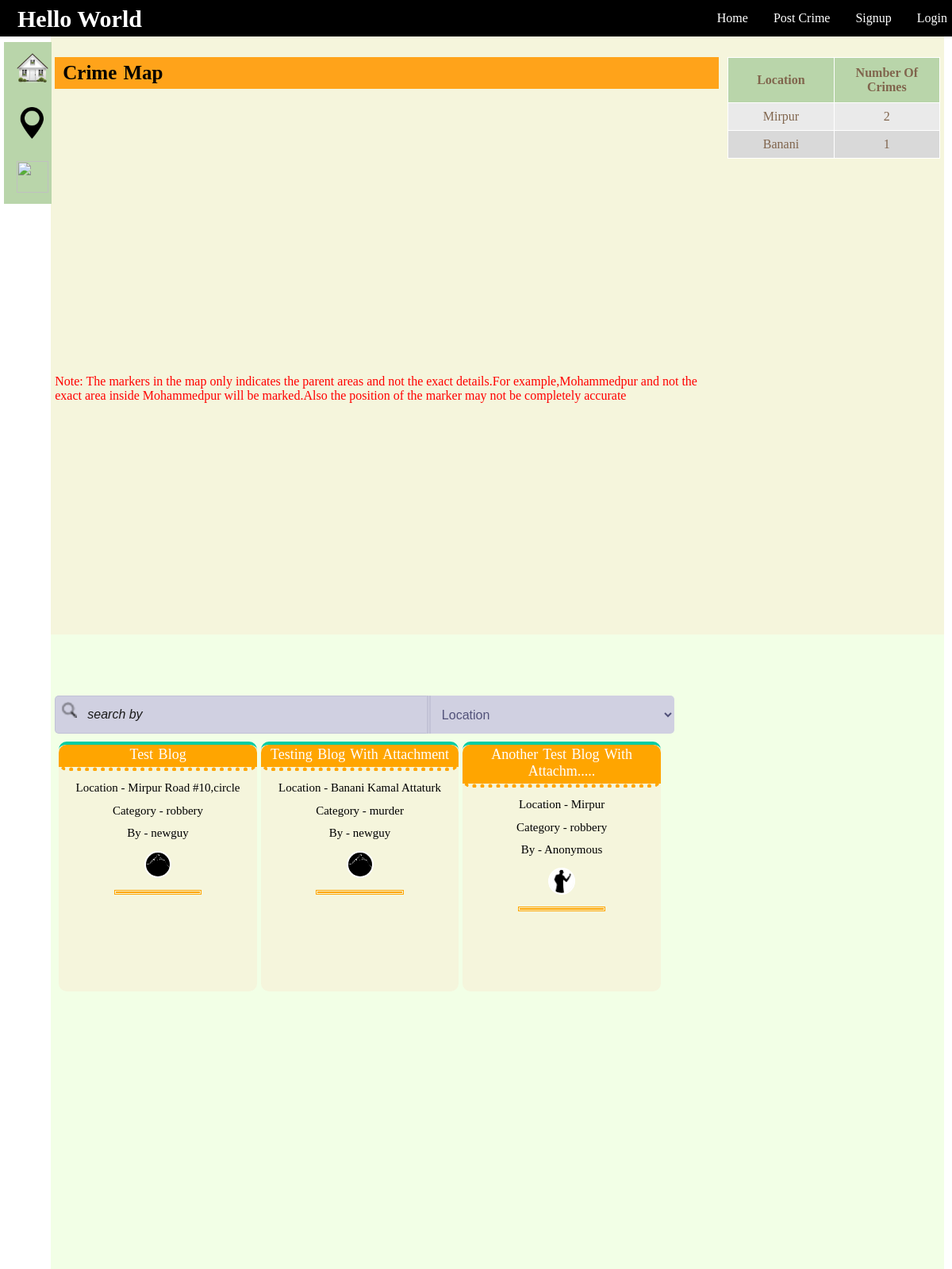
The page / on the database its author committed.
### tables this page shows
CREATE TABLE `location` (
  `loc_id` int(11) NOT NULL,
  `loc_name` varchar(50) DEFAULT NULL,
  `crimes` int(11) DEFAULT '0',
  `latitude` double DEFAULT NULL,
  `longitude` double DEFAULT NULL
);

CREATE TABLE `blogs` (
  `blog_id` int(11) NOT NULL,
  `title` varchar(100) DEFAULT NULL,
  `body` text,
  `datetime` varchar(70) DEFAULT NULL,
  `attachment` varchar(200) DEFAULT NULL,
  `blogger_id` int(11) DEFAULT NULL,
  `name_hidden` tinyint(1) DEFAULT NULL,
  `location` text,
  `category` varchar(50) DEFAULT NULL,
  `del` tinyint(1) DEFAULT '0'
);

CREATE TABLE `users` (
  `user_id` int(11) NOT NULL,
  `fname` varchar(80) DEFAULT NULL,
  `lname` varchar(80) DEFAULT NULL,
  `age` int(11) DEFAULT NULL,
  `bdate` varchar(11) DEFAULT NULL,
  `username` varchar(120) DEFAULT NULL,
  `email` varchar(50) DEFAULT NULL,
  `password` varchar(100) DEFAULT NULL,
  `pro_pic` varchar(180) DEFAULT NULL,
  `gender` varchar(20) DEFAULT NULL,
  `role` int(11) DEFAULT NULL,
  `del` tinyint(1) DEFAULT '0'
);

### Controllers/login_controller.php (called while the page is built, shortened)
<?php
class Login{
    protected $logged = false;
    function isLogged()
    {
        return $this->logged;
    }
}
 ?>

### Controllers/LocationController.php (called while the page is built, shortened)
<?php
require(get_include_path()."\Projects\aiub project\Models\LocationModel.php");
class LocationController{
    private $location;
    function LocationController()
    {
        $this->location = new LocationModel();
    }
    function getJSONLocations()
    {
        return $this->location->getLocationsJSON();
    }
}
 ?>

### Models/Models.php (called while the page is built, shortened)
<?php
class Models{
    public $server;
    public $user;
    public $pass;
    public $db;
    protected $conn;
    function Models($server = "localhost:3306" , $user = "root" , $pass ="" , $db = "is_that_crime")
    {
        $this->server = $server;
        $this->user = $user;
        $this->pass = $pass;
        $this->db = $db;
    }
    private function openConnection()
    {
        $this->conn = new mysqli($this->server , $this->user , $this->pass , $this->db);
        if($this->conn->connect_error)
        {
            $this->errorMessage($this->conn->connect_error);
            return false;
        }
        else
            return true;
    }
    function executeQuery($query)
    {
        if($this->openConnection())
        {
            if($this->result = $this->conn->query($query))
            {
                if($this->result->num_rows > 0)
                {
                    return $this->result;
                }
                else
                {
                    $this->closeConnection();
                    return false;
                }
            }
            else
            {
                $this->errorMessage($this->conn->error);
                return false;
            }
        }
        else
        {
            $this->errorMessage($this->conn->error);
            return false;
        }
    }
}
?>

### Models/LocationModel.php (called while the page is built, shortened)
<?php
require_once("Models.php");
class LocationModel extends Models{
    function getLocationsJSON()
    {
        $result = $this->executeQuery("select * from location where crimes > 0");
        $places = array();
        if($result)
        {
            while($row = $result->fetch_assoc())
            {
                $places[] = $row;
            }
            $json_places = json_encode($places);
            return $json_places;
        }
        return "";
    }
}
 ?>

### Controllers/BlogController.php (called while the page is built, shortened)
<?php
require(get_include_path()."\Projects\aiub project\Models\BlogModel.php");
class BlogController{
    private $blog;
    function BlogController()
    {
        $this->blog = new BlogModel();
    }
    function getAllBlogs()
    {
        return $this->blog->allBlogs();
    }
    function bloggerName($id)
    {
        return $this->blog->getBloggerName($id);
    }
    function getBloggerProfilePicture($id)
    {
        return $this->blog->getBloggerPP($id);
    }
}
 ?>

### Models/BlogModel.php (called while the page is built, shortened)
<?php
require_once("Models.php");
class BlogModel extends Models{
    function allBlogs()
    {
        $result = $this->executeQuery("select * from blogs where del = false;");
        if($result)
            return $result;
        else
            return false;
    }
    function getBloggerName($id)
    {
        $name = $this->executeQuery("select username from users where user_id in (select blogger_id from blogs where blogger_id = $id);");
        if($name->num_rows > 0)
        {
            $name = $name->fetch_assoc();
            $name = $name["username"];
            return $name;
        }
        else
            return false;
    }
    function getBloggerPP($id)
    {
        $url = $this->executeQuery("select pro_pic from users where user_id in (select blogger_id from blogs where blogger_id = $id);");
        if($url->num_rows > 0)
        {
            $url = $url->fetch_assoc();
            $url = $url["pro_pic"];
            return $url;
        }
        else
            return false;
    }
}
 ?>

### index.php (the view, shortened to what this page needs)
<html>
<head>
    <link rel="stylesheet" type="text/css" href="css/index_style.css">
    <link rel="stylesheet" type="text/css" href="css/navigation.css">
</head>
<body>
    <div>
    <div class="navigation">
            <?php
            require("Controllers/login_controller.php");
            require("Controllers/LocationController.php");
            $location_control = new LocationController();
            $login = new Login();
            if($login->isLogged())
            {
                echo "<img id='pro_pic' src='{$_SESSION['pro_pic']}' onerror='return setDefaultPP(this)'/>";
				echo "<b class = \"navigationb\">Welcome ". $login->getUsername(). "</b>";
                echo "<a class = \"right-li\" href = 'Views/action/logout.php'>Logout</a>";
            }
            else
            {
                echo "<b class = \"navigationb\">Hello World</b>";
                echo "<a class = \"right-li\" href = 'Views/login.php'>Login</a>";
            }
            if($login->isLogged())
                echo "<a class = \"right-li\" href = 'Views/user_info.php'>Profile</a>";
            else
                echo "<a class = \"right-li\" href = 'Views/signup.php'>Signup</a>";
                echo "<a class = \"right-li\" href = 'Views/crime_post.php'>Post Crime</a>";
                echo "<a class = \"right-li\" href = 'http://localhost:".$_SERVER['SERVER_PORT']."/Projects/aiub project/index.php'>Home</a>";
            ?>
    </div>
<article>
    <nav>
        <a href="#"> <img src="img/gohome.png" width="40px" height="40px"></a>
        <a href="#section-1"> <img src="img/location_pointer.png" width="40px" height="40px"></a>
        <a href="#section-2"> <img src="img/chat.png" width="40px" height="40px"></a>
    </nav>
    <div id="index-content">
        <div id="section-1">
            <div class="supporting-div"></div>
            <div id="sub-section-1-1">
                <b class="labels">Crime Map</b>
                <div id="map-canvas"></div>
                <span style="color:red;">Note: The markers in the map only indicates the parent areas and not the exact details.For example,Mohammedpur and
                not the exact area inside Mohammedpur will be marked.Also the position of the marker may not be completely accurate</span>
            </div>
            <div id="sub-section-1-2">
            <table id="crime_zone_table" border="1">
                <tr>
                    <th>Location</th>
                    <th>Number Of Crimes</th>
                </tr>
                <?php
                $loc_arr = json_decode($location_control->getJSONLocations() , true);
                for($i = 0; $i < sizeof($loc_arr);$i++)
                {
                    echo "<tr>
                        <td>{$loc_arr[$i]['loc_name']}</td>
                        <td>{$loc_arr[$i]['crimes']}</td>
                    </tr>";
                }
                 ?>
            </table>
            </div>
        </div>
        <div id = "section-2">
            <div class="supporting-div"></div>
            <div id = "left-content">
                <input type="text" name="serach" id = "searchbox" placeholder="search by">
                <select name="by" id = "searchby">
                        <option value = "location"> Location </option>
                </select>
            </div>
            <div id = "all_blogs">
            <?php
                require_once("Controllers/BlogController.php");
                $blog = new BlogController();
                if($result = $blog->getAllBlogs())
                {
                    while($row = $result->fetch_assoc())
                    {
                        $blogger = "Anonymous";
                        $title = $row["title"];
                        $blogger_pp = "";
                        if(strlen($title) > 30)
                        {
                            $title = substr($title , 0 , 30);
                            $title = $title.".....";
                        }
                        if(!$row["name_hidden"])
                        {
                            $blogger_id = $row["blogger_id"];
                            $blogger = $blog->bloggerName($blogger_id);
                            $blogger_pp = $blog->getBloggerProfilePicture($blogger_id);
                        }
                        echo "<div class = 'single_blog   blogs' id={$row['blog_id']} onMouseOver='myFunction(this.id)' onmouseout='hoverOutStyle(this.id)'>";
                        echo "<div class = 'single_blog1' id='sb1{$row['blog_id']}'>";
                            echo "<div class='div_blog_title'>"."<a class = 'blog_title' href = 'Views/blog.php/?blog_id=".$row['blog_id']."'><span class='title'>".$title."</span></a></div>";
                            echo "<div class = 'single_blog_content' class='blog'>";
                            echo "<p class= 'bold-blog-content'>Location - <span class='location'>".$row["location"]. "</span></p>";
                            echo "<p class= 'bold-blog-content'>Category -  <span class='category'>".$row["category"]."</span></p>";
                            echo "<p class= 'bold-blog-content'>By - <span class='user'>$blogger</span></p>";
                            echo "<p class= 'bold-blog-content'><img class='circled_pro_pic' src='$blogger_pp' onerror='return setDefaultPP(this)'/></p>";
                            echo "<hr/>";
                        echo "</div>";
                        echo "</div>";
                        echo "</div>";
                    }
                }
                else
                {
                    echo "<div class = \"single_blog\">";
                    echo "<div class =\"single_blog_content\">";
                        echo "<h1>No Crime Blogs To See</h1>";
                    echo "</div>";
                    echo "</div>";
                }
            ?>
        </div>
    </div>
</div>
</article>
</div>
</body>
</html>

### css/index_style.css (style rules this page uses)
body { margin:0px; padding: 0px; overflow: hidden; }
article { margin-top: 0px; padding-left: 5px; padding-right: 10px; height: 100%; }
nav a { display: inline-block; text-align: center; padding: 14px 16px; text-decoration: none; }
nav { margin-top: 4.4%; float:left; width:5%; background-color:#b9d5aa; position: fixed; }
#index-content { width:95%; height:auto; background-color:transparent; float: right; }
#section-1 { width:100%; height:100%; padding: 0px 5px 0px 5px; float:left; background-color: Beige; box-sizing: border-box; }
#sub-section-1-1 { width:75%; height: auto; background-color:transparent; box-sizing: border-box; float: left; }
#sub-section-1-2 { width:24%; height:auto; background-color:transparent; float:right; box-sizing: border-box; }
#crime_zone_table { width:100%; float:left; border-collapse: collapse; border-color: transparent; }
th { width:50%; border:1px 2px 0px 2px; border-color: white; border-style:solid; padding: 10px 3px 10px 3px; background-color:#b9d5aa; color: #80654d; text-align: center; }
td { width:50%; border:1px solid white; padding:8px 4px 8px 4px; text-align: center; text-transform: capitalize; color: #80654d; }
tr:nth-child(odd) { background-color:#d9d9d9; }
tr:nth-child(even) { background-color:rgb(234,234,234); }
.labels { font-size: 25px; font-family: 'Tahoma'; font-weight:bold; word-spacing:2; color:black; background-color: #ffa31a; padding:6px 10px 6px 10px; float: left; box-sizing: border-box; width: 100%; text-align:left; }
#map-canvas { height:400px; width:100%; }
#left-content { background-color:transparent; width:70%; height:auto; padding:5px 0px 5px 0px; float:left; clear: right; }
#searchby { width:40%; height:6%; background-color:#d0d0e1; color: #52527a; font-size: 16px; font-weight:400; border:none; border-left:5px double #c2c2d6; border-radius: 5px; border-top-left-radius:0px; border-bottom-left-radius:0px; padding:2px 5px 2px 10px; cursor:pointer; box-sizing: border-box; }
#searchbox { background: url(../img/search_icon.png) no-repeat scroll 7px 7px; width:60%; height:6%; background-color:#d0d0e1; color: #52527a; font-size: 16px; font-weight:300; border: 1px solid #c1c1d7; border-right-color: transparent; border-radius: 5px; border-top-right-radius:0px; border-bottom-right-radius:0px; padding:5px 10px 5px 40px; margin:0px 0px 0px 0px; float:left; box-sizing: border-box; }
::placeholder { color:#1a1a1a; font-style: italic; }
#section-2 { width:100%; height:100%; padding: 0px 5px 0px 5px; float:left; background-color:#f2ffe6; box-sizing: border-box; }
.supporting-div { background-color: transparent; width: 100%; height:9%; }
#all_blogs { width:75%; height:80%; padding: 5px 0px 5px 5px; float:left; background-color:; box-sizing: border-box; overflow-y:scroll ; }
.single_blog { background-color: Beige; width:30%; height:50%; border: none; box-sizing: border-box; border-radius: 10px; margin: 0px 5px 5px 0px; float: left; position: relative; }
.single_blog1 { background-color: transparent; width:100%; height:40%; border: none; box-sizing: border-box; margin: 0px 5px 5px 0px; position: absolute; }
.single_blog1 { z-index: 10; }
.single_blog_content { border-color: transparent; border-style: none; padding:0px 20px 20px 20px; color:white; text-align:justify; box-sizing: border-box; height:auto; width:100%; height: auto; }
hr { border: 3px double orange;clear: both;width:50%; }
.div_blog_title { width:100%; border:none; border-bottom:5px dotted orange; border-top: 4px solid #00cca3; border-radius: 10px; box-sizing: border-box; }
.blog_title { font-size: 18px; text-decoration: none; font-family:'Tahoma'; text-transform:capitalize; font-weight: 300; word-spacing:2; color:white; width: 100%; box-sizing: border-box; padding: 2px 2px 5px 2px; background-color:orange; border-top-left-radius: 10px; border-top-right-radius: 10px; }
a { display: inline-block; color: white; text-align: center; padding: 14px 16px; text-decoration: none; }
.bold-blog-content { font-size: 15px; font-weight: 500; line-height: 0.9; font-family: 'Tahoma'; color: black; text-align: center; }
.circled_pro_pic { width: 30px; height: 30px; border:2px solid white; border-radius:50px; }

### rows shown on the page
location: loc_name "Mirpur", crimes "2"
location: loc_name "Banani", crimes "1"
blogs: title "Test Blog", location "Mirpur Road #10,circle", category "robbery", blogger.username "newguy", blogger.pro_pic (picture)
blogs: title "Testing Blog With Attachment", location "Banani Kamal Attaturk", category "murder", blogger.username "newguy", blogger.pro_pic (picture)
blogs: title "Another Test Blog With Attachm.....", location "Mirpur", category "robbery", blogger "Anonymous", shows a picture
